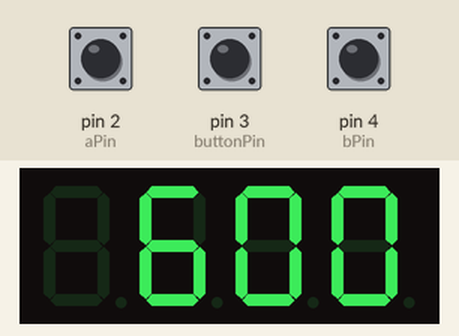
A sketch run on a simulated Arduino Uno, built with avr-gcc and run on an emulated ATmega328P. Shown: 4-digit seven-segment display. Inputs (shaded band) come from the test bench; at power-on: pin 3 (buttonPin) HIGH, pin 2 (aPin) HIGH, pin 4 (bPin) HIGH.

Above: at 1.2 s.
1.3 s: pin 3 (buttonPin) pulled LOW for 0.15 s
At 1.9 s:
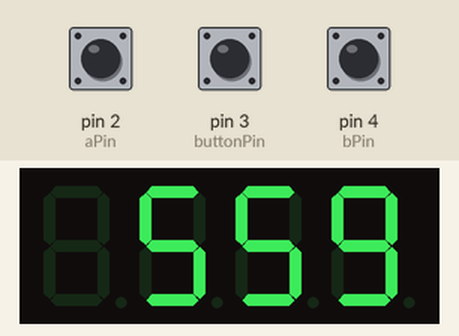
3.9 s: pin 2 (aPin) pulled LOW for 0.15 s
At 5.2 s:
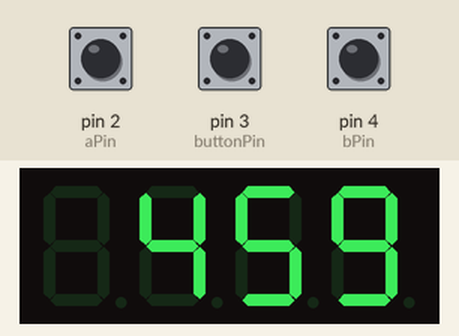
5.9 s: pin 2 (aPin) pulled LOW for 1 s
At 8.0 s:
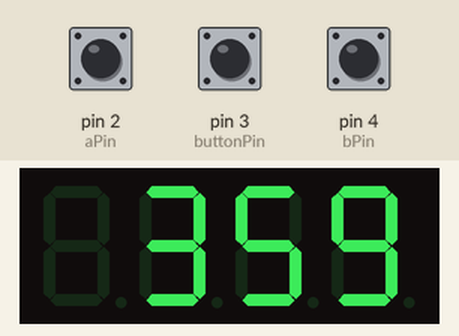
Timing chart, 0 to 9.5 s (numbered marks = the images above; inputs shaded):
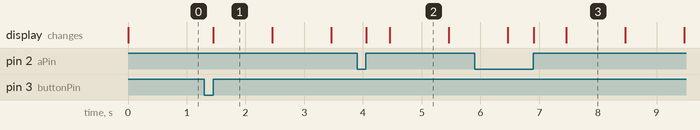

The sketch:

Project_30_Countdown_Timer.ino
```cpp
// Project 30 - Countdown Timer

#include <Adafruit_LEDBackpack.h>
#include <Adafruit_GFX.h>
#include <Wire.h>

Adafruit_7segment display = Adafruit_7segment();

int times[] = {5, 10, 15, 20, 30, 45, 100, 130, 200, 230, 300, 400, 500, 600, 700, 800, 900, 1000, 1500, 2000, 3000};
int numTimes = 19;

int buzzerPin = 11;
int aPin = 2;
int bPin = 4;
int buttonPin = 3;

boolean stopped = true;

int selectedTimeIndex = 12;
int timerMinute;
int timerSecond;

void setup()
{
  pinMode(buzzerPin, OUTPUT);
  pinMode(buttonPin, INPUT_PULLUP);
  pinMode(aPin, INPUT_PULLUP);
  pinMode(bPin, INPUT_PULLUP);
  Serial.begin(9600);
  display.begin(0x70);
  reset();
}

void loop()
{
  updateCountingTime();
  updateDisplay();
  if (timerMinute == 0 && timerSecond == 0 && ! stopped)
  {
    tone(buzzerPin, 400);
  }
  else
  {
    noTone(buzzerPin);
  }
  if (digitalRead(buttonPin) == LOW)
  {
    stopped = ! stopped;
    while (digitalRead(buttonPin) == LOW);
  }
  int change = getEncoderTurn();
  if (change != 0)
  {
    changeSetTime(change);
  }
}

void reset()
{
    timerMinute = times[selectedTimeIndex] / 100;
    timerSecond = times[selectedTimeIndex] % 100;
    stopped = true;
    noTone(buzzerPin);
}

void updateDisplay() // mmss
{
  // update I2C display
  int timeRemaining =  timerMinute * 100 + timerSecond;
  display.print(timeRemaining, DEC);
  display.writeDisplay();
}

void updateCountingTime()
{
   if (stopped) return;

   static unsigned long lastMillis;
   unsigned long m = millis();
   if (m > (lastMillis + 1000) && (timerSecond > 0 || timerMinute > 0))
   {
    if (timerSecond == 0)
    {
       timerSecond = 59;
       timerMinute --;
    }
    else
    {
       timerSecond --;
    }
    lastMillis = m;
  }
}


void changeSetTime(int change)
{
   selectedTimeIndex += change;
   if (selectedTimeIndex < 0)
   {
     selectedTimeIndex = numTimes;
   }
   else if (selectedTimeIndex > numTimes)
   {
     selectedTimeIndex = 0;
   }
   timerMinute = times[selectedTimeIndex] / 100;
   timerSecond = times[selectedTimeIndex] % 100;
}


int getEncoderTurn()
{
  // return -1, 0, or +1
  static int oldA = LOW;
  static int oldB = LOW;
  int result = 0;
  int newA = digitalRead(aPin);
  int newB = digitalRead(bPin);
  if (newA != oldA || newB != oldB)
  {
    // something has changed
    if (oldA == LOW && newA == HIGH)
    {
      result = -(oldB * 2 - 1);
    }
  }
  oldA = newA;
  oldB = newB;
  return result;
}
```

Measured:
- after the input at 1.3 s, the display: changes after 0.15 s (image 1)
